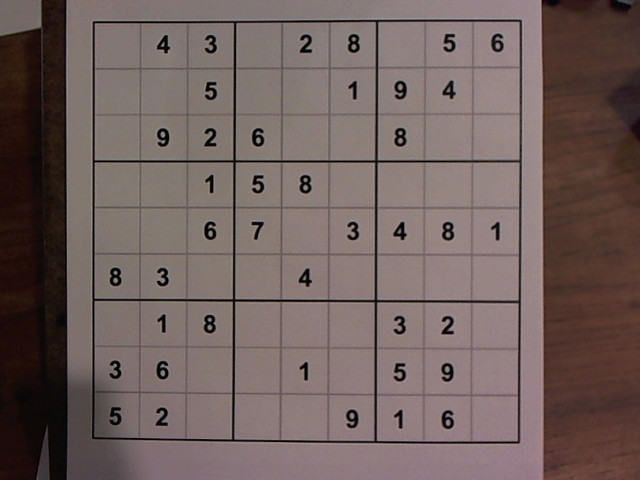
#> input picture carlos/sudoku/sudoku1.jpg, 640 x 480 px
$ python -i image_parser.py   (imports and definitions only)   (older library calls are emulated)
#> lines starting #> are read from the running program, lines starting #| are printed output that depends on the picture
# Copyright 2013 Google Inc. All Rights Reserved.
#
# Licensed under the Apache License, Version 2.0 (the "License");
# you may not use this file except in compliance with the License.
# You may obtain a copy of the License at
#
#      http://www.apache.org/licenses/LICENSE-2.0
#
# Unless required by applicable law or agreed to in writing, software
# distributed under the License is distributed on an "AS IS" BASIS,
# WITHOUT WARRANTIES OR CONDITIONS OF ANY KIND, either express or implied.
# See the License for the specific language governing permissions and
# limitations under the License.

"""Parses a Sudoku puzzle image, converts the puzzle to a string of numbers.

Code modified from the following sources:
- http://goo.gl/baijxj
- http://goo.gl/8O3obH
"""

import cv2
import numpy as np


GREEN = (0, 255, 0)
SUDOKU_RESIZE = 450
NUM_ROWS = 9
JPEG_EXTENSION = '.jpeg'
TEXT_WEIGHT = 2
TEXT_SIZE = 1
XOFFSET = 20
YOFFSET = 35


class SudokuImageParser(object):
    """Parses a sudoku puzzle.

    Attributes:
        model: cv2.KNearest model trained with OCR data.
        image: numpy.ndarray of the original Sudoku image.
        resized_largest_square: numpy.ndarray of the largest square in the
            image.
        stringified_puzzle: The puzzle as a string of numbers.
    """

    def __init__(self):
        """Initialize the SudokuImageParser class and model."""

        self.model = self._get_model()

    # [60 lines left out: functions parse, draw_solution, _create_image_from_data, not called in this run]

    def _get_model(self):
        """Return the OCR model using training data and samples.

        Returns:
            Trained cv2.KNearest model.
        """

        samples = np.float32(np.loadtxt('sudoku/training_data/feature_vector_pixels2.data'))
        responses = np.float32(np.loadtxt('sudoku/training_data/samples_pixels2.data'))
        # Modify for opncv3
        #model = cv2.KNearest()
        model = cv2.ml.KNearest_create()
        model.train(samples, cv2.ml.ROW_SAMPLE, responses)
        return model

    # [202 lines left out: functions _find_largest_square, _get_puzzle, _get_major_contours, _angle_cos, _resize, _rectify, not called in this run]


class ImageError(Exception):
    """Raised when image could not be processed."""

>>> import cv2
>>> picture = cv2.imread('sudoku1.jpg', cv2.IMREAD_GRAYSCALE)
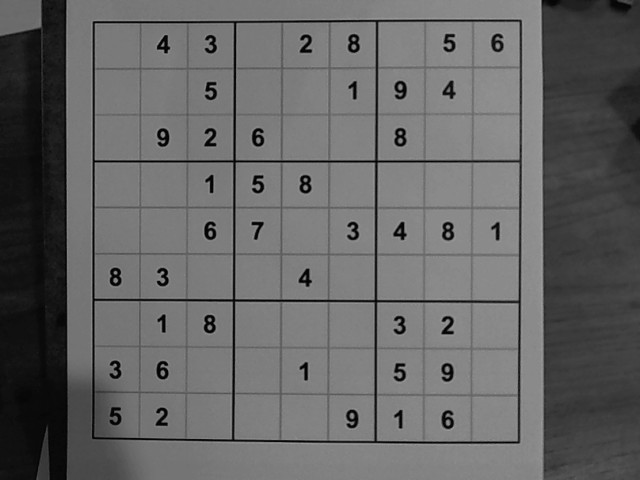
#> picture: shape (480, 640); min 0, max 163, mean 101
#> (the run stopped early here; a loop or call above may not have finished)

$ run again, on carlos/sudoku/sudoku2.jpg
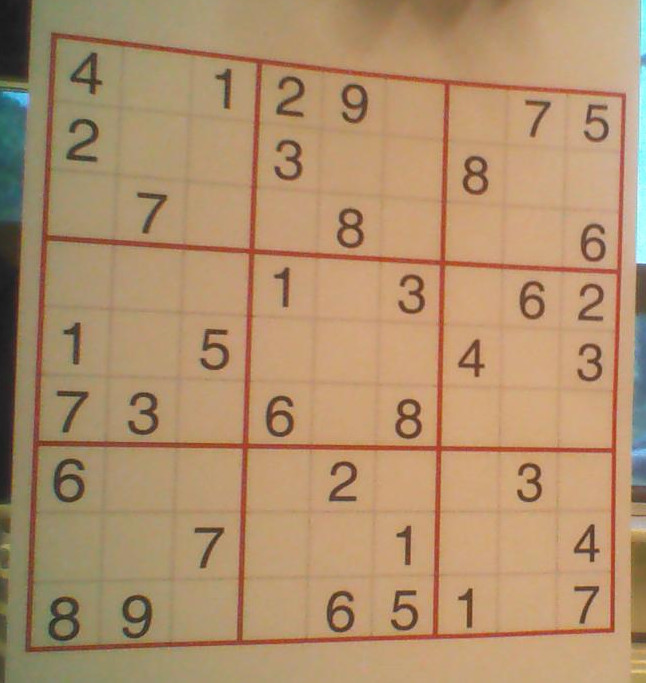
#> input picture carlos/sudoku/sudoku2.jpg, 646 x 683 px
#> `picture = cv2.imread('sudoku1.jpg', cv2.IMREAD_GRAYSCALE)`:
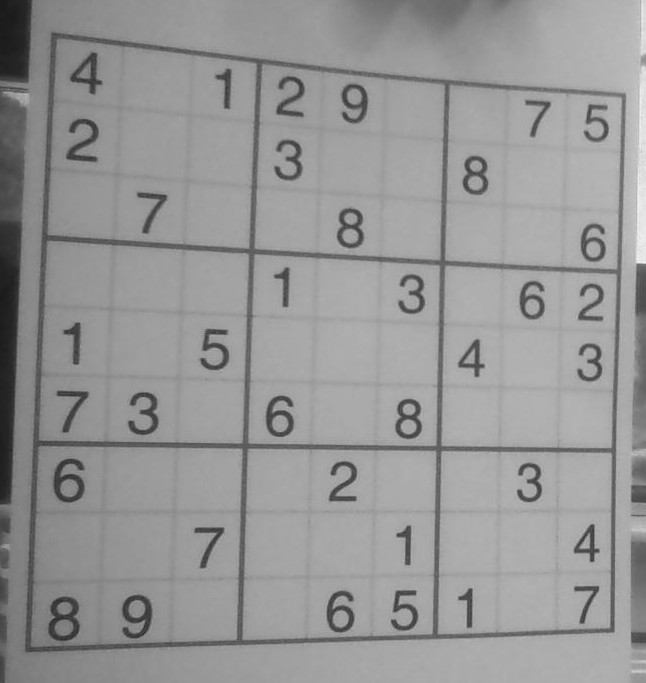
#> picture: shape (683, 646); min 26, max 245, mean 150
